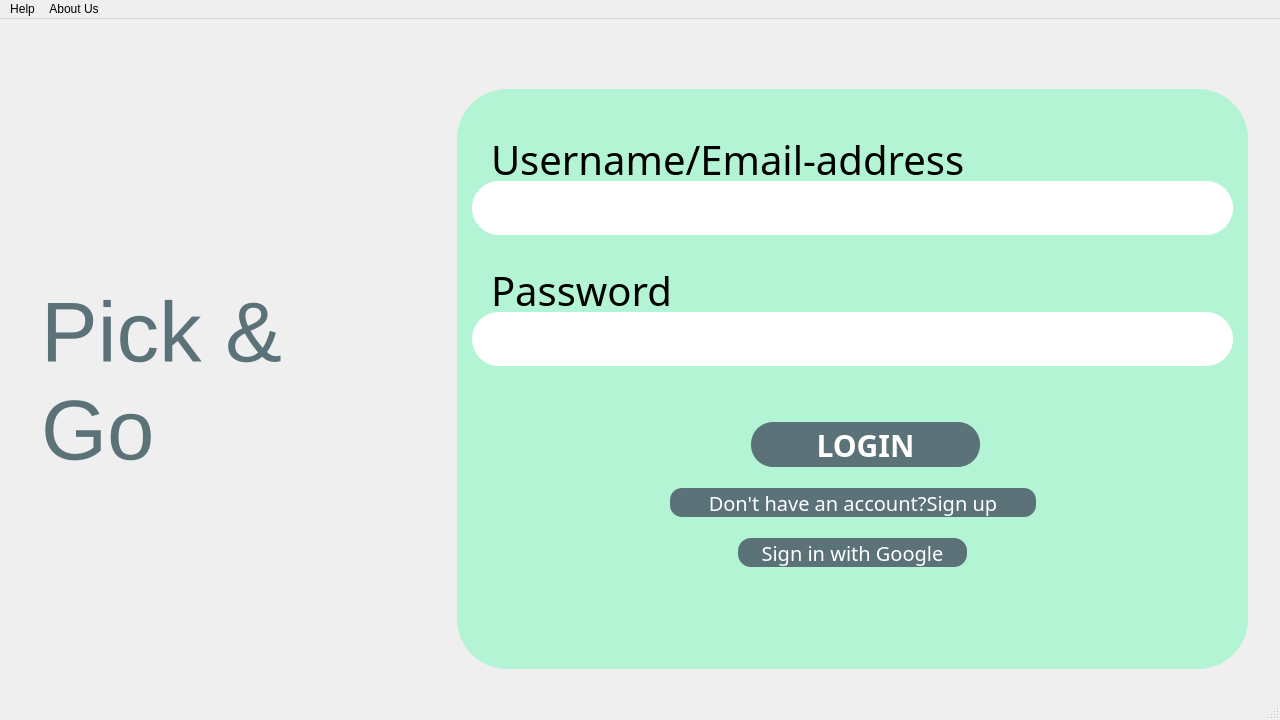
<?xml version="1.0" encoding="UTF-8"?>
<ui version="4.0">
 <class>MainWindow</class>
 <widget class="QMainWindow" name="MainWindow">
  <property name="geometry">
   <rect>
    <x>0</x>
    <y>0</y>
    <width>1280</width>
    <height>720</height>
   </rect>
  </property>
  <property name="maximumSize">
   <size>
    <width>1280</width>
    <height>720</height>
   </size>
  </property>
  <property name="windowTitle">
   <string>travelSphere</string>
  </property>
  <property name="styleSheet">
   <string notr="true">#MainWindow{
background-image:url(&quot;/Users/shashinoorghimire/Documents/Qt/projects/travelSphere/images/background.png&quot;);
}
#frame{
background-color:#B3F4D4;
border-radius:50px;
}</string>
  </property>
  <property name="documentMode">
   <bool>false</bool>
  </property>
  <widget class="QWidget" name="centralwidget">
   <widget class="QFrame" name="frame">
    <property name="geometry">
     <rect>
      <x>457</x>
      <y>70</y>
      <width>791</width>
      <height>580</height>
     </rect>
    </property>
    <property name="frameShape">
     <enum>QFrame::StyledPanel</enum>
    </property>
    <property name="frameShadow">
     <enum>QFrame::Raised</enum>
    </property>
    <widget class="QLabel" name="label">
     <property name="geometry">
      <rect>
       <x>40</x>
       <y>290</y>
       <width>321</width>
       <height>21</height>
      </rect>
     </property>
     <property name="styleSheet">
      <string notr="true">*{
font-family:Futura;
color:balck;
font-size:15px;
}</string>
     </property>
     <property name="text">
      <string/>
     </property>
    </widget>
   </widget>
   <widget class="QLabel" name="label_username">
    <property name="geometry">
     <rect>
      <x>491</x>
      <y>119</y>
      <width>614</width>
      <height>43</height>
     </rect>
    </property>
    <property name="font">
     <font>
      <family>Futura</family>
      <pointsize>30</pointsize>
     </font>
    </property>
    <property name="styleSheet">
     <string notr="true">*{
color:black;
}</string>
    </property>
    <property name="text">
     <string>Username/Email-address</string>
    </property>
   </widget>
   <widget class="QLabel" name="label_password">
    <property name="geometry">
     <rect>
      <x>491</x>
      <y>250</y>
      <width>614</width>
      <height>43</height>
     </rect>
    </property>
    <property name="font">
     <font>
      <family>Futura</family>
      <pointsize>30</pointsize>
     </font>
    </property>
    <property name="styleSheet">
     <string notr="true">*{
color:black;
}</string>
    </property>
    <property name="text">
     <string>Password</string>
    </property>
   </widget>
   <widget class="QLineEdit" name="lineEdit_username">
    <property name="geometry">
     <rect>
      <x>472</x>
      <y>162</y>
      <width>761</width>
      <height>54</height>
     </rect>
    </property>
    <property name="styleSheet">
     <string notr="true">*{
background-color:white;
border-radius:27px;
color:black;
font-size:25px;
}
</string>
    </property>
    <property name="inputMethodHints">
     <set>Qt::ImhNone</set>
    </property>
    <property name="alignment">
     <set>Qt::AlignCenter</set>
    </property>
   </widget>
   <widget class="QLineEdit" name="lineEdit_password">
    <property name="geometry">
     <rect>
      <x>472</x>
      <y>293</y>
      <width>761</width>
      <height>54</height>
     </rect>
    </property>
    <property name="styleSheet">
     <string notr="true">*{
background-color:white;
border-radius:27px;
color:black;
font-size:25px;
}
</string>
    </property>
    <property name="inputMethodHints">
     <set>Qt::ImhHiddenText|Qt::ImhNoAutoUppercase|Qt::ImhNoPredictiveText|Qt::ImhSensitiveData</set>
    </property>
    <property name="inputMask">
     <string/>
    </property>
    <property name="echoMode">
     <enum>QLineEdit::Password</enum>
    </property>
    <property name="cursorPosition">
     <number>0</number>
    </property>
    <property name="alignment">
     <set>Qt::AlignCenter</set>
    </property>
   </widget>
   <widget class="QLabel" name="label_Slogan">
    <property name="geometry">
     <rect>
      <x>41</x>
      <y>252</y>
      <width>311</width>
      <height>221</height>
     </rect>
    </property>
    <property name="styleSheet">
     <string notr="true">*{
font-size:85px;
font-family:Helvetica;
color:#5B7279;
}</string>
    </property>
    <property name="text">
     <string>Pick &amp;
Go</string>
    </property>
   </widget>
   <widget class="QPushButton" name="pushButton">
    <property name="geometry">
     <rect>
      <x>751</x>
      <y>403</y>
      <width>229</width>
      <height>45</height>
     </rect>
    </property>
    <property name="cursor">
     <cursorShape>PointingHandCursor</cursorShape>
    </property>
    <property name="styleSheet">
     <string notr="true">*{
background: #5B7279;
border-radius: 22px;
font-family:Futura;
font-weight:bold;
font-size:30px;
color:white;
}</string>
    </property>
    <property name="text">
     <string>LOGIN</string>
    </property>
    <property name="autoDefault">
     <bool>true</bool>
    </property>
    <property name="default">
     <bool>true</bool>
    </property>
   </widget>
   <widget class="QPushButton" name="pushButton_signup">
    <property name="geometry">
     <rect>
      <x>670</x>
      <y>469</y>
      <width>366</width>
      <height>29</height>
     </rect>
    </property>
    <property name="styleSheet">
     <string notr="true">*{
background: #5B7279;
border-radius: 12px;
font-family:Futura;
font-size:20px;
color:white;
}</string>
    </property>
    <property name="text">
     <string>Don't have an account?Sign up</string>
    </property>
   </widget>
   <widget class="QPushButton" name="pushButton_google">
    <property name="geometry">
     <rect>
      <x>738</x>
      <y>519</y>
      <width>229</width>
      <height>29</height>
     </rect>
    </property>
    <property name="styleSheet">
     <string notr="true">*{
background: #5B7279;
border-radius: 13px;
font-family:Futura;
font-weight:medium;
font-size:20px;
color:white;
}</string>
    </property>
    <property name="text">
     <string>Sign in with Google</string>
    </property>
   </widget>
   <widget class="QLabel" name="label_2">
    <property name="geometry">
     <rect>
      <x>0</x>
      <y>70</y>
      <width>331</width>
      <height>91</height>
     </rect>
    </property>
    <property name="styleSheet">
     <string notr="true">*{
background-image:url(&quot;/Users/shashinoorghimire/Documents/Qt/projects/travelSphere/images/logo-login.png&quot;)
}</string>
    </property>
    <property name="text">
     <string/>
    </property>
   </widget>
  </widget>
  <widget class="QMenuBar" name="menubar">
   <property name="geometry">
    <rect>
     <x>0</x>
     <y>0</y>
     <width>1280</width>
     <height>22</height>
    </rect>
   </property>
   <widget class="QMenu" name="menuHelp">
    <property name="title">
     <string>Help</string>
    </property>
    <addaction name="actionHelp"/>
   </widget>
   <widget class="QMenu" name="menuContact_Us">
    <property name="title">
     <string>About Us</string>
    </property>
    <widget class="QMenu" name="menuContact_Us_2">
     <property name="title">
      <string>Contact Us</string>
     </property>
     <widget class="QMenu" name="menuTeam_Members">
      <property name="title">
       <string>Team Members</string>
      </property>
      <addaction name="actionSiddharth_Chaudhary"/>
      <addaction name="actionShashinoor_Ghimire"/>
      <addaction name="actionDiya_Neupane"/>
      <addaction name="actionSantosh_Yadav"/>
      <addaction name="separator"/>
     </widget>
     <addaction name="menuTeam_Members"/>
    </widget>
    <addaction name="menuContact_Us_2"/>
   </widget>
   <addaction name="menuHelp"/>
   <addaction name="menuContact_Us"/>
  </widget>
  <widget class="QStatusBar" name="statusbar"/>
  <action name="actionHelp">
   <property name="text">
    <string>Help</string>
   </property>
  </action>
  <action name="actionSiddharth_Chaudhary">
   <property name="text">
    <string>Siddharth Chaudhary</string>
   </property>
  </action>
  <action name="actionShashinoor_Ghimire">
   <property name="text">
    <string>Shashinoor Ghimire</string>
   </property>
  </action>
  <action name="actionDiya_Neupane">
   <property name="text">
    <string>Diya Neupane</string>
   </property>
  </action>
  <action name="actionSantosh_Yadav">
   <property name="text">
    <string>Santosh Yadav</string>
   </property>
  </action>
 </widget>
 <resources/>
 <connections/>
</ui>
